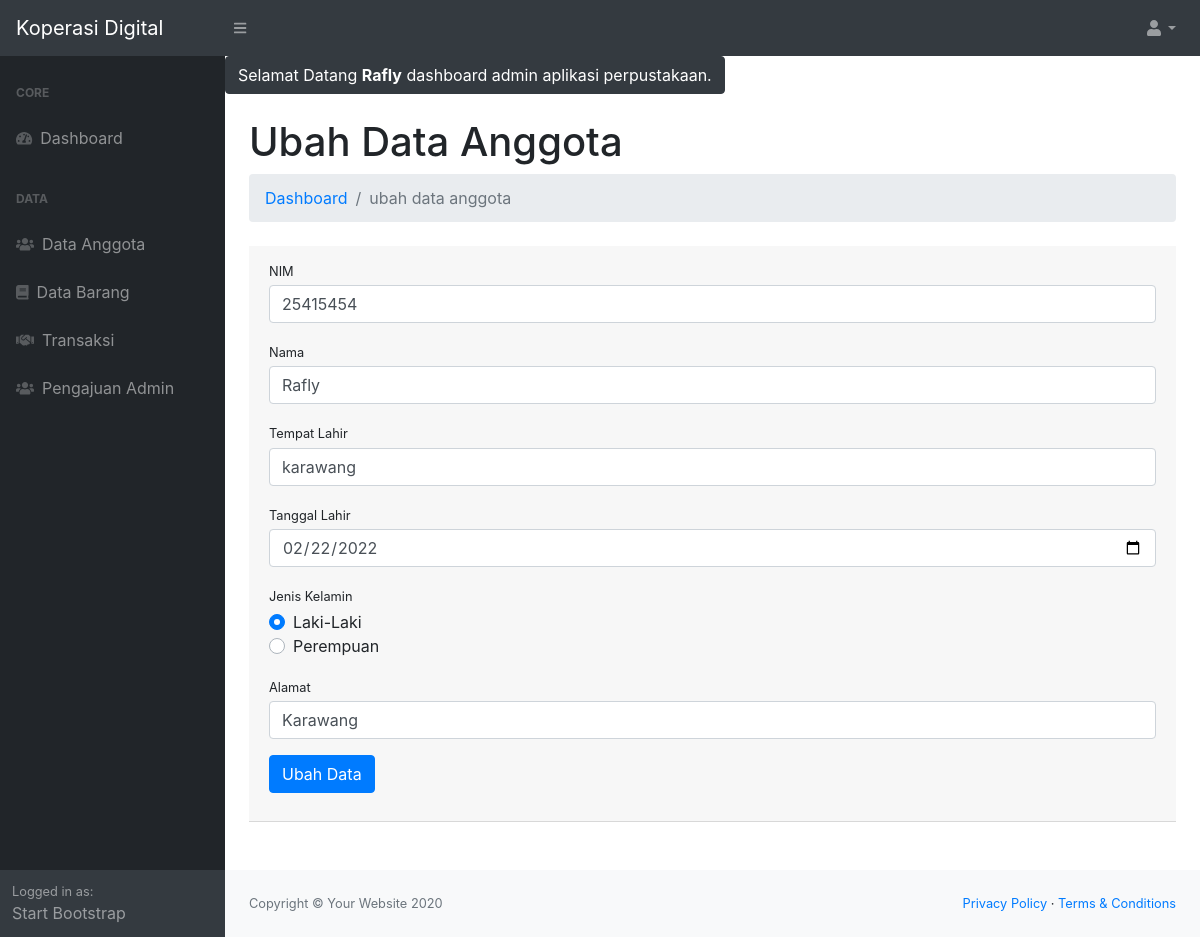
/dashboard.php?p=anggota&aksi=ubah&id=3 (signed in), run on the app's committed database.
### tables this page shows
CREATE TABLE `tb_anggota` (
  `id_anggota` int(11) NOT NULL,
  `nim` int(255) NOT NULL,
  `nama_anggota` varchar(50) NOT NULL,
  `tempat_lahir` varchar(100) NOT NULL,
  `tgl_lahir` date NOT NULL,
  `jk` enum('L','P') NOT NULL,
  `prodi` varchar(75) NOT NULL
);

### page/anggota/ubah.php (the view, shortened to what this page needs)
<?php
$id_anggota = $_GET['id'];
$tampilAnggota = $conn->query("SELECT * FROM tb_anggota WHERE id_anggota = $id_anggota") or die(mysqli_error($conn));
$pecahAnggota = $tampilAnggota->fetch_assoc();
?>
<h1 class="mt-4">Ubah Data Anggota</h1>
<ol class="breadcrumb mb-4">
    <li class="breadcrumb-item"><a href="index.php">Dashboard</a></li>
    <li class="breadcrumb-item active">ubah data anggota</li>
</ol>
<div class="card-header mb-5">
	<form action="" method="post">
    <div class="form-group">
        <label class="small mb-1" for="nim">NIM</label>
        <input class="form-control" id="nim" name="nim" value="<?= $pecahAnggota['nim']; ?>" type="number" placeholder="Masukan judul buku"/>
    </div>
    <div class="form-group">
        <label class="small mb-1" for="nama_anggota">Nama</label>
        <input class="form-control" id="nama_anggota" value="<?= $pecahAnggota['nama_anggota']; ?>" name="nama_anggota" type="text" placeholder="Masukan pengarang buku"/>
    </div>
    <div class="form-group">
        <label class="small mb-1" for="tempat_lahir">Tempat Lahir</label>
        <input class="form-control" id="tempat_lahir" value="<?= $pecahAnggota['tempat_lahir']; ?>" name="tempat_lahir" type="text" placeholder="Masukan penerbit buku"/>
    </div>
    <div class="form-group">
        <label class="small mb-1" for="tgl_lahir">Tanggal Lahir</label>
        <input type="date" name="tgl_lahir" value="<?= $pecahAnggota['tgl_lahir']; ?>" id="tgl_lahir" class="form-control">
    </div>
    <div class="form-group">
        <label class="small mb-1" for="jk">Jenis Kelamin</label>
        <div class="custom-control custom-radio">
            <label class="custom-control-label" for="customRadio1">Laki-Laki</label>
        </div>
        <div class="custom-control custom-radio">
            <label class="custom-control-label" for="customRadio2">Perempuan</label>
        </div>
    </div>
    <div class="form-group">
        <label class="small mb-1" for="tgl_lahir">Alamat</label>
        <input type="text" name="prodi" value="<?= $pecahAnggota['prodi']; ?>" class="form-control" placeholder="Masukan Alamat">
    </div>
    <div class="form-group">
    	<button type="submit" class="btn btn-primary" name="ubah">Ubah Data</button>
    </div>
	</form>
</div>

### data on the page
tb_anggota: nim "25415454", nama_anggota "Rafly", tempat_lahir "karawang", tgl_lahir "02/22/2022", prodi "Karawang"

### other printed values
$_SESSION['login']['nama'] "Rafly"
